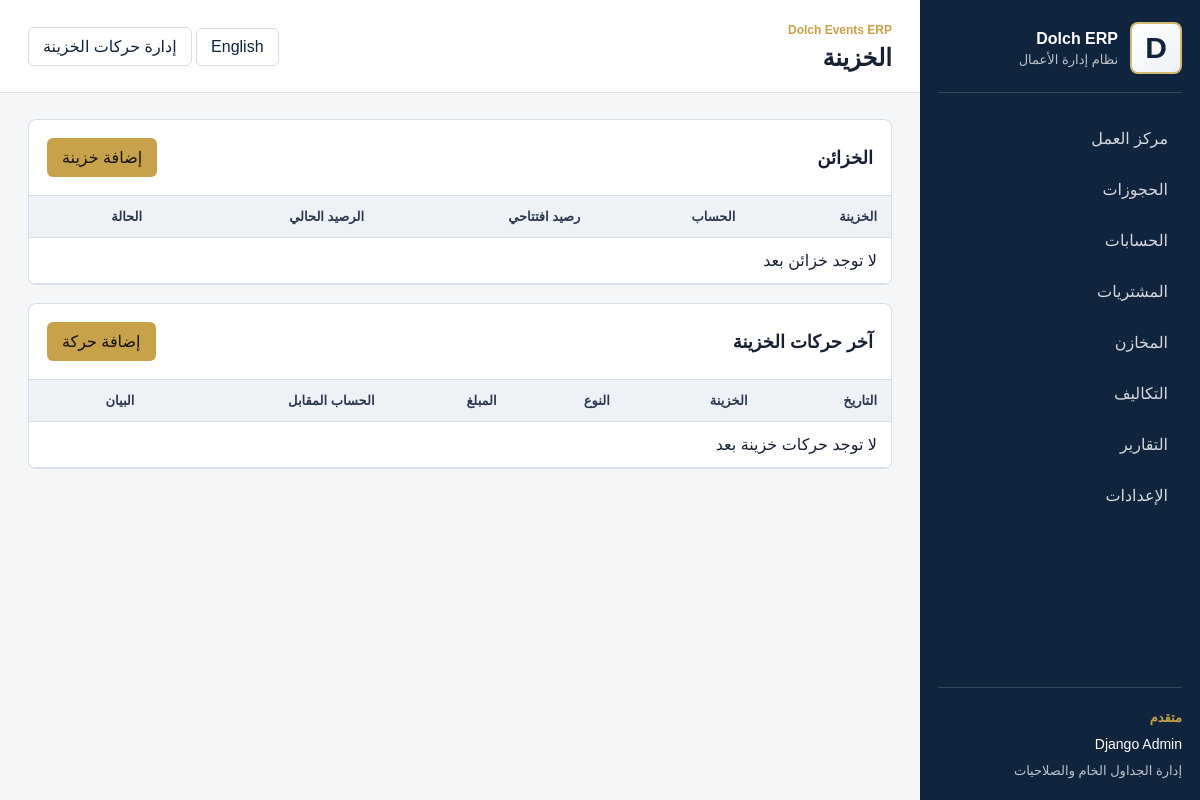
/accounting/treasury/, run on an earlier commit of the app's database.
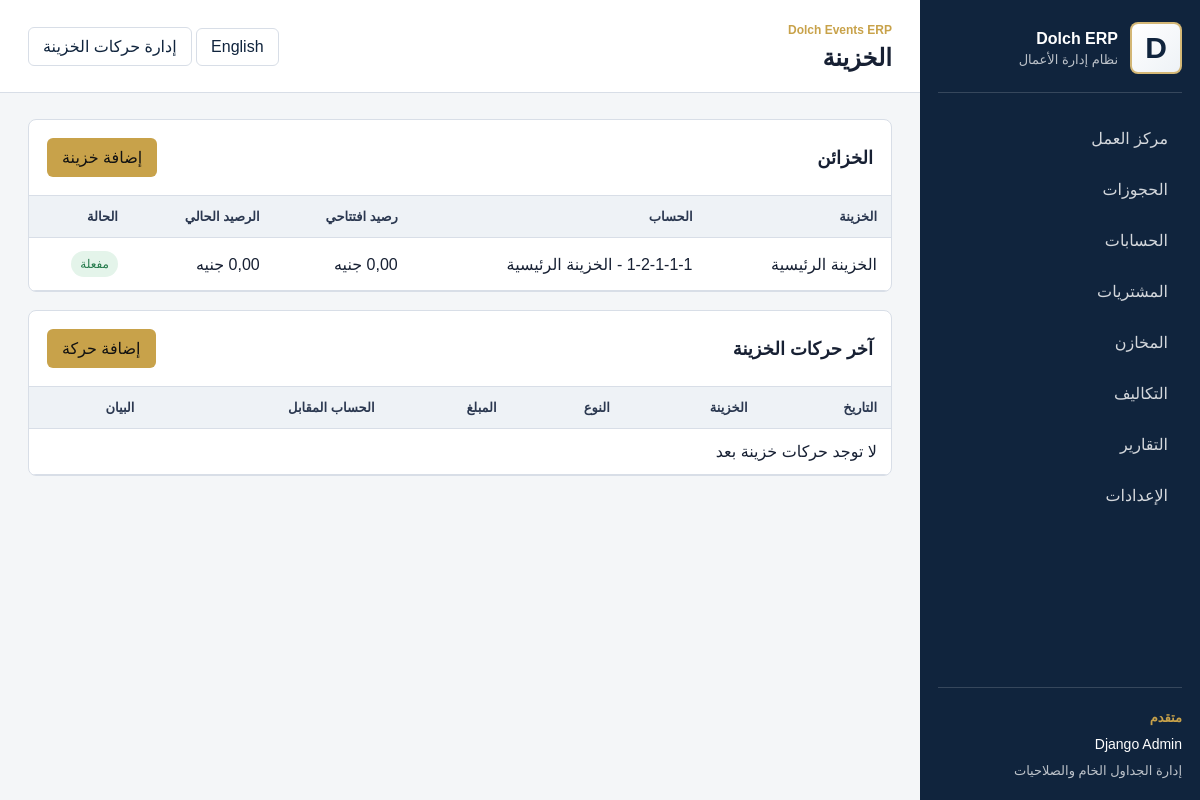
And on a later commit of the database.
### accounting/models.py (models this page shows, shortened)
class Account(models.Model):
    class AccountType(models.TextChoices):
        ASSET = "asset", "أصول"
        LIABILITY = "liability", "التزامات"
        EQUITY = "equity", "حقوق ملكية"
        REVENUE = "revenue", "إيرادات"
        EXPENSE = "expense", "مصروفات وتكاليف"
        OTHER = "other", "أخرى"
    code = models.CharField(max_length=30, unique=True, verbose_name="كود الحساب")
    name_ar = models.CharField(max_length=180, verbose_name="اسم الحساب عربي")
    name_en = models.CharField(max_length=180, blank=True, verbose_name="اسم الحساب إنجليزي")
    main_account_ar = models.CharField(max_length=180, blank=True, verbose_name="الحساب الرئيسي عربي")
    main_account_en = models.CharField(max_length=180, blank=True, verbose_name="الحساب الرئيسي إنجليزي")
    account_type = models.CharField(
        max_length=20,
        choices=AccountType.choices,
        default=AccountType.OTHER,
        verbose_name="نوع الحساب",
    )
    parent = models.ForeignKey(
        "self",
        on_delete=models.SET_NULL,
        null=True,
        blank=True,
        related_name="children",
        verbose_name="الحساب الأب",
    )
    is_active = models.BooleanField(default=True, verbose_name="مفعل")
    created_at = models.DateTimeField(auto_now_add=True, verbose_name="تاريخ الإضافة")
    class Meta:
        verbose_name = "حساب"
        verbose_name_plural = "شجرة الحسابات"
        ordering = ["code"]
    def __str__(self):
        return f"{self.code} - {self.name_ar}"

class Treasury(models.Model):
    name = models.CharField(max_length=120, unique=True, verbose_name="اسم الخزينة")
    account = models.ForeignKey(
        Account,
        on_delete=models.PROTECT,
        related_name="treasuries",
        verbose_name="حساب الخزينة",
    )
    opening_balance = models.DecimalField(
        max_digits=14,
        decimal_places=2,
        default=0,
        verbose_name="الرصيد الافتتاحي",
    )
    is_active = models.BooleanField(default=True, verbose_name="مفعلة")
    class Meta:
        verbose_name = "خزينة"
        verbose_name_plural = "الخزائن"
        ordering = ["name"]
    @property
    def current_balance(self):
        incoming = self.transactions.filter(transaction_type=CashTransaction.TransactionType.IN).aggregate(
            total=models.Sum("amount")
        )["total"] or Decimal("0")
        outgoing = self.transactions.filter(transaction_type=CashTransaction.TransactionType.OUT).aggregate(
            total=models.Sum("amount")
        )["total"] or Decimal("0")
        return self.opening_balance + incoming - outgoing

### accounting/views.py (the view)
# urls.py: path("treasury/", views.treasury_list, name="treasury_list"),
def treasury_list(request):
    treasuries = Treasury.objects.select_related("account").all()
    transactions = CashTransaction.objects.select_related("treasury", "account", "supplier")[:50]
    totals = CashTransaction.objects.aggregate(total=Sum("amount"))
    return render(
        request,
        "accounting/treasury_list.html",
        {
            "page_title": "الخزينة",
            "treasuries": treasuries,
            "transactions": transactions,
            "totals": totals,
        },
    )

### templates/accounting/treasury_list.html (shortened to what this page needs)
{% extends "base.html" %}
{% block topbar_actions %}
<a class="btn secondary" href="/admin/accounting/cashtransaction/">إدارة حركات الخزينة</a>
{% endblock %}
{% block content %}
<div class="panel">
    <div class="panel-header">
        <h2>الخزائن</h2>
        <a class="btn gold" href="/admin/accounting/treasury/add/">إضافة خزينة</a>
    </div>
    <div class="table-scroll">
        <table class="data-table">
            <thead>
                <tr>
                    <th>الخزينة</th>
                    <th>الحساب</th>
                    <th>رصيد افتتاحي</th>
                    <th>الرصيد الحالي</th>
                    <th>الحالة</th>
                </tr>
            </thead>
            <tbody>
                {% for treasury in treasuries %}
                <tr>
                    <td>{{ treasury.name }}</td>
                    <td>{{ treasury.account }}</td>
                    <td>{{ treasury.opening_balance|floatformat:2 }} جنيه</td>
                    <td>{{ treasury.current_balance|floatformat:2 }} جنيه</td>
                    <td>{% if treasury.is_active %}<span class="badge confirmed">مفعلة</span>{% else %}<span class="badge cancelled">متوقفة</span>{% endif %}</td>
                </tr>
                {% empty %}
                <tr>
                    <td colspan="5">لا توجد خزائن بعد</td>
                </tr>
                {% endfor %}
            </tbody>
        </table>
    </div>
</div>
<div class="panel" style="margin-top: 18px;">
    <div class="panel-header">
        <h2>آخر حركات الخزينة</h2>
        <a class="btn gold" href="/admin/accounting/cashtransaction/add/">إضافة حركة</a>
    </div>
    <div class="table-scroll">
        <table class="data-table">
            <thead>
                <tr>
                    <th>التاريخ</th>
                    <th>الخزينة</th>
                    <th>النوع</th>
                    <th>المبلغ</th>
                    <th>الحساب المقابل</th>
                    <th>البيان</th>
                </tr>
            </thead>
            <tbody>
                {% for transaction in transactions %}
                <tr>
                    <td>{{ transaction.transaction_date|date:"d / m / Y" }}</td>
                    <td>{{ transaction.treasury }}</td>
                    <td>{{ transaction.get_transaction_type_display }}</td>
                    <td>{{ transaction.amount|floatformat:2 }} جنيه</td>
                    <td>{{ transaction.account }}</td>
                    <td>{{ transaction.description }}</td>
                </tr>
                {% empty %}
                <tr>
                    <td colspan="6">لا توجد حركات خزينة بعد</td>
                </tr>
                {% endfor %}
            </tbody>
        </table>
    </div>
</div>
{% endblock %}

### templates/base.html (shortened to what this page needs)
{% load static %}
<!DOCTYPE html>
<html lang="{% if request.session.ui_lang == 'en' %}en{% else %}ar{% endif %}" dir="{% if request.session.ui_lang == 'en' %}ltr{% else %}rtl{% endif %}">
<head>
    <link rel="stylesheet" href="{% static 'css/erp.css' %}">
</head>
<body>
    <div class="app-shell">
        <aside class="sidebar">
            <div class="brand">
                <div class="brand-mark" aria-hidden="true">D</div>
                <div>
                    <strong>Dolch ERP</strong>
                    <span>{% if request.session.ui_lang == 'en' %}Business Management System{% else %}نظام إدارة الأعمال{% endif %}</span>
                </div>
            </div>
            <nav class="nav-menu" aria-label="القائمة الرئيسية">
                <a href="{% url 'module_hub' %}" class="nav-link">{% if request.session.ui_lang == 'en' %}Work Center{% else %}مركز العمل{% endif %}</a>
                <a href="{% url 'bookings_workspace' %}" class="nav-link">{% if request.session.ui_lang == 'en' %}Bookings{% else %}الحجوزات{% endif %}</a>
                <a href="{% url 'accounting_module' %}" class="nav-link">{% if request.session.ui_lang == 'en' %}Accounting{% else %}الحسابات{% endif %}</a>
                <a href="{% url 'purchases_module' %}" class="nav-link">{% if request.session.ui_lang == 'en' %}Purchasing{% else %}المشتريات{% endif %}</a>
                <a href="{% url 'inventory_module' %}" class="nav-link">{% if request.session.ui_lang == 'en' %}Inventory{% else %}المخازن{% endif %}</a>
                <a href="{% url 'costing_module' %}" class="nav-link">{% if request.session.ui_lang == 'en' %}Costing{% else %}التكاليف{% endif %}</a>
                <a href="{% url 'reports_module' %}" class="nav-link">{% if request.session.ui_lang == 'en' %}Reports{% else %}التقارير{% endif %}</a>
                <a href="{% url 'configuration_module' %}" class="nav-link">{% if request.session.ui_lang == 'en' %}Configuration{% else %}الإعدادات{% endif %}</a>
            </nav>
            <div class="sidebar-section">
                <span class="section-title">{% if request.session.ui_lang == 'en' %}Advanced{% else %}متقدم{% endif %}</span>
                <a href="/admin/">Django Admin</a>
                <span>{% if request.session.ui_lang == 'en' %}Raw tables and permissions{% else %}إدارة الجداول الخام والصلاحيات{% endif %}</span>
            </div>
        </aside>
        <main class="main-panel">
            <header class="topbar">
                <div>
                    <span class="eyebrow">Dolch Events ERP</span>
                    <h1>{% block page_heading %}{{ page_title|default:"Work Center" }}{% endblock %}</h1>
                </div>
                <div class="topbar-actions">
                    {% if request.session.ui_lang == 'en' %}
                    <a class="btn secondary" href="{% url 'switch_language' 'ar' %}">عربي</a>
                    {% else %}
                    <a class="btn secondary" href="{% url 'switch_language' 'en' %}">English</a>
                    {% endif %}
                    {% block topbar_actions %}{% endblock %}
                </div>
            </header>
            <section class="content-area">
                {% block content %}{% endblock %}
            </section>
        </main>
    </div>
</body>
</html>

What changed in the data, as far as the page shows it:
now on this page (row unchanged): Account: main_account_ar "الخزينة"
added Treasury: name "الخزينة الرئيسية", account "1-2-1-1-1 - الخزينة الرئيسية", is_active "مفعلة"
Also different on the page:
{{ page_title|default:"Work Center" }}: "الخزينة" → (not shown)
text no longer shown: "لا توجد خزائن بعد"
